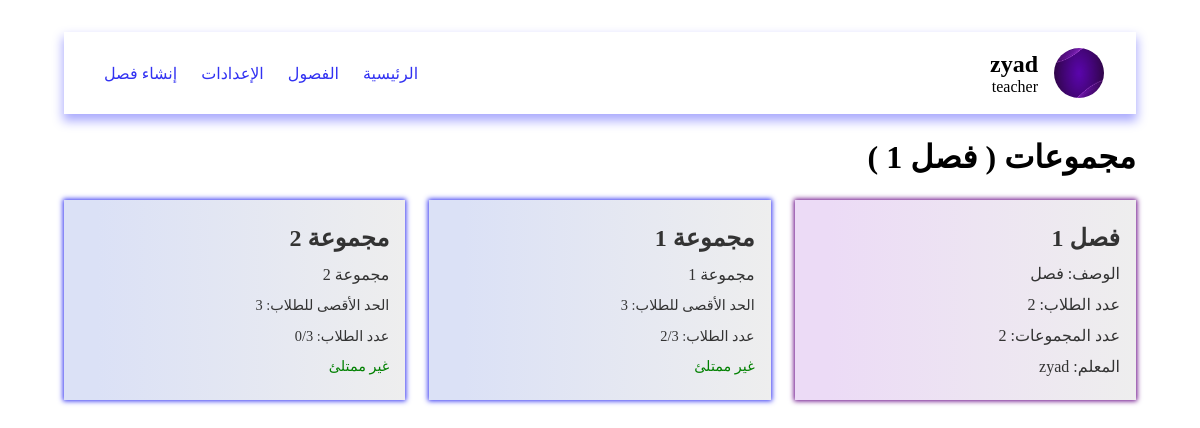
Page /pages/viewGroups.php?id=1 (signed in) on the committed database.
### tables this page shows
CREATE TABLE classes (
    id INTEGER PRIMARY KEY, 
    title TEXT, 
    description TEXT, 
    "limit" INTEGER,
    teacher_id INTEGER
);

CREATE TABLE users (
    id INTEGER PRIMARY KEY, 
    name TEXT, 
    email TEXT UNIQUE, 
    password TEXT UNIQUE, 
    role TEXT
);

CREATE TABLE groups (
    id INTEGER PRIMARY KEY, 
    title TEXT, 
    description TEXT, 
    "limit" INTEGER, 
    members INTEGER, 
    class_id INTEGER,
    interaction INTEGER,
    quality INTEGER,
    grading INTEGER,
    feedback TEXT
);

### data/db.php (called while the page is built, shortened)
<?php
$user = $_SESSION['user'] ?? null;
$db = new SQLite3('../data/database.db');
$db->exec('CREATE TABLE IF NOT EXISTS users (
    id INTEGER PRIMARY KEY,
    name TEXT,
    email TEXT UNIQUE,
    password TEXT UNIQUE,
    role TEXT
)');
$db->exec('CREATE TABLE IF NOT EXISTS classes (
    id INTEGER PRIMARY KEY,
    title TEXT,
    description TEXT,
    "limit" INTEGER,
    teacher_id INTEGER
)');
$db->exec('CREATE TABLE IF NOT EXISTS groups (
    id INTEGER PRIMARY KEY,
    title TEXT,
    description TEXT,
    "limit" INTEGER,
    members INTEGER,
    class_id INTEGER,
    interaction INTEGER,
    quality INTEGER,
    grading INTEGER,
    feedback TEXT
)');
$db->exec('CREATE TABLE IF NOT EXISTS group_students (
    group_id INTEGER,
    student_id INTEGER
)');
function getGroups()
{
    global $db;
    $result = $db->query('SELECT * FROM groups');
    $groups = [];
    while ($row = $result->fetchArray(SQLITE3_ASSOC)) {
        $groups[] = $row;
    }
    return $groups;
}
function getClasses()
{
    global $db;
    $result = $db->query('SELECT * FROM classes');
    $classes = [];
    while ($row = $result->fetchArray(SQLITE3_ASSOC)) {
        $classes[] = $row;
    }
    return $classes;
}
function getTeacher($id)
{
    global $db;
    $stmt = $db->prepare('SELECT * FROM users WHERE id = :id');
    $stmt->bindValue(':id', $id, SQLITE3_INTEGER);
    $result = $stmt->execute();
    if ($result) {
        return $result->fetchArray(SQLITE3_ASSOC);
    }
    return null;
}
function getStudent($id)
{
    global $db;
    $stmt = $db->prepare('SELECT * FROM users WHERE id = :id AND role = "student"');
    $stmt->bindValue(':id', $id, SQLITE3_INTEGER);
    $result = $stmt->execute();
    if ($result) {
        return $result->fetchArray(SQLITE3_ASSOC);
    }
    return null;
}
function getGroupStudentsByGroupId($group_id)
{
    global $db;
    $stmt = $db->prepare('SELECT * FROM group_students WHERE group_id = :group_id');
    $stmt->bindValue(':group_id', $group_id, SQLITE3_INTEGER);
    $result = $stmt->execute();
    $students = [];
    while ($row = $result->fetchArray(SQLITE3_ASSOC)) {
        $students[] = getStudent($row['student_id']);
    }
    return $students;
}
function getStudentsByClassId($class_id)
{
    global $db;
    $stmt = $db->prepare('SELECT * FROM classes WHERE id = :id');
    $stmt->bindValue(':id', $class_id, SQLITE3_INTEGER);
    $result = $stmt->execute();
    $class = $result->fetchArray(SQLITE3_ASSOC);
    $stmt = $db->prepare('SELECT * FROM groups WHERE class_id = :class
    ');
    $stmt->bindValue(':class', $class_id, SQLITE3_INTEGER);
    $result = $stmt->execute();
    $groups = [];
    while ($row = $result->fetchArray(SQLITE3_ASSOC)) {
        $groups[] = $row;
    }
    $students = [];
    foreach ($groups as $group) {
        $students = array_merge($students, getGroupStudentsByGroupId($group['id']));
    }
    return $students;
}

### pages/viewGroups.php (the view, shortened to what this page needs)
<?php
include '../data/db.php';
$class = $_GET['id'] ?? null;
$_groups = getGroups();
$groups = [];
$classes = getClasses();
if (isset($class)) {
  foreach ($_groups as $group) {
    if ($group['class_id'] == $class) {
      $groups[] = $group;
    }
  }
} elseif ($user['role'] == 'teacher') {
  $title = $user['name'];
  $groups = getTeacherGroups($user['id']);
}
?>
<!DOCTYPE html>
<html lang="ar" dir="rtl">
<head>
  <link rel="stylesheet" href="../styles/viewGroups.css" />
</head>
<body>
  <?php include "../components/navbar.php" ?>
  <h1 class="heading">
    مجموعات (
    )
  </h1>
  <main class="container">
    <?php if (isset($class)) { ?>
      <div class="group first">
        <h2 class="title"><?php echo $classes[$class - 1]['title']; ?></h2>
        <p class="desc">الوصف: <?php echo $classes[$class - 1]['description']; ?></p>
        <p class="students">عدد الطلاب: <?php echo count(getStudentsByClassId($class)); ?></p>
        <p class="groups">عدد المجموعات: <?php echo count($groups); ?></p>
        <p class="teacher">المعلم: <?php echo getTeacher($classes[$class - 1]['teacher_id'])['name']; ?></p>
      </div>
    <?php } ?>
    <?php foreach ($groups as $group) {
      $_group_students = getGroupStudentsByGroupId($group['id']);
    ?>
      <a href="./viewGroupDetails.php?id=<?php echo $group['id']; ?>" class="group <?php echo in_array($user['id'], array_column($_group_students, 'id')) ? 'joined' : ''; ?>">
        <h2 class="title"><?php echo $group['title']; ?></h2>
        <p class="desc"><?php echo $group['description']; ?></p>
        <p class="limit">الحد الأقصى للطلاب: <?php echo $group['limit']; ?></p>
        <p class="members">عدد الطلاب: <?php echo count(getGroupStudentsByGroupId($group['id'])); ?>/<?php echo $group['limit']; ?> </p>
        <p class="full <?php echo count(getGroupStudentsByGroupId($group['id'])) >= $group['limit'] ? 'red' : 'green'; ?>">
          <?php echo count(getGroupStudentsByGroupId($group['id'])) >= $group['limit'] ? 'ممتلئ' : 'غير ممتلئ'; ?>
        </p>
      </a>
    <?php } ?>
  </main>
</body>
</html>

### styles/viewGroups.css (style rules this page uses)
* { padding: 0; margin: 0; box-sizing: border-box; text-decoration: none; list-style: none; }
body { padding: 2rem 4rem; }
h1.heading { margin-block: 1.5rem; }
.container { display: grid; grid-template-columns: repeat(auto-fill, minmax(300px, 1fr)); gap: 1.5rem; }
.group { display: grid; gap: 0.75rem; background-image: linear-gradient(to right, #dbe1f6 10%, #eee); padding: 1.5rem 1rem; box-shadow: 0 0 5px 1px rgb(50, 50, 242); color: #333; cursor: pointer; }
.group.first { display: grid; gap: 0.75rem; background-image: linear-gradient(to right, #ecdbf6 10%, #eee); padding: 1.5rem 1rem; box-shadow: 0 0 5px 1px rgb(100, 0, 131); color: #333; cursor: pointer; }
h2.title { font-size: 1.5rem; font-weight: bold; }
.desc { font-size: 1rem; }
.limit { font-size: 0.9rem; }
.members { font-size: 0.9rem; }
.full { font-size: 0.9rem; color: red; }
.full.green { color: green; }

### styles/navbar.css (style rules this page uses)
* { padding: 0; margin: 0; box-sizing: border-box; text-decoration: none; list-style: none; }

### rows in the picture
classes: title "فصل 1", description "فصل", teacher.name "zyad"
groups: title "مجموعة 1", description "مجموعة 1", limit "3", count(getGroupStudentsByGroupId($group['id'])) "2"
groups: title "مجموعة 2", description "مجموعة 2", limit "3", count(getGroupStudentsByGroupId($group['id'])) "0"

### other values in the picture
$_SESSION['user']['name'] "zyad"
$_SESSION['user']['role'] "teacher"
count(getStudentsByClassId($class)) "2"
count($groups) "2"
